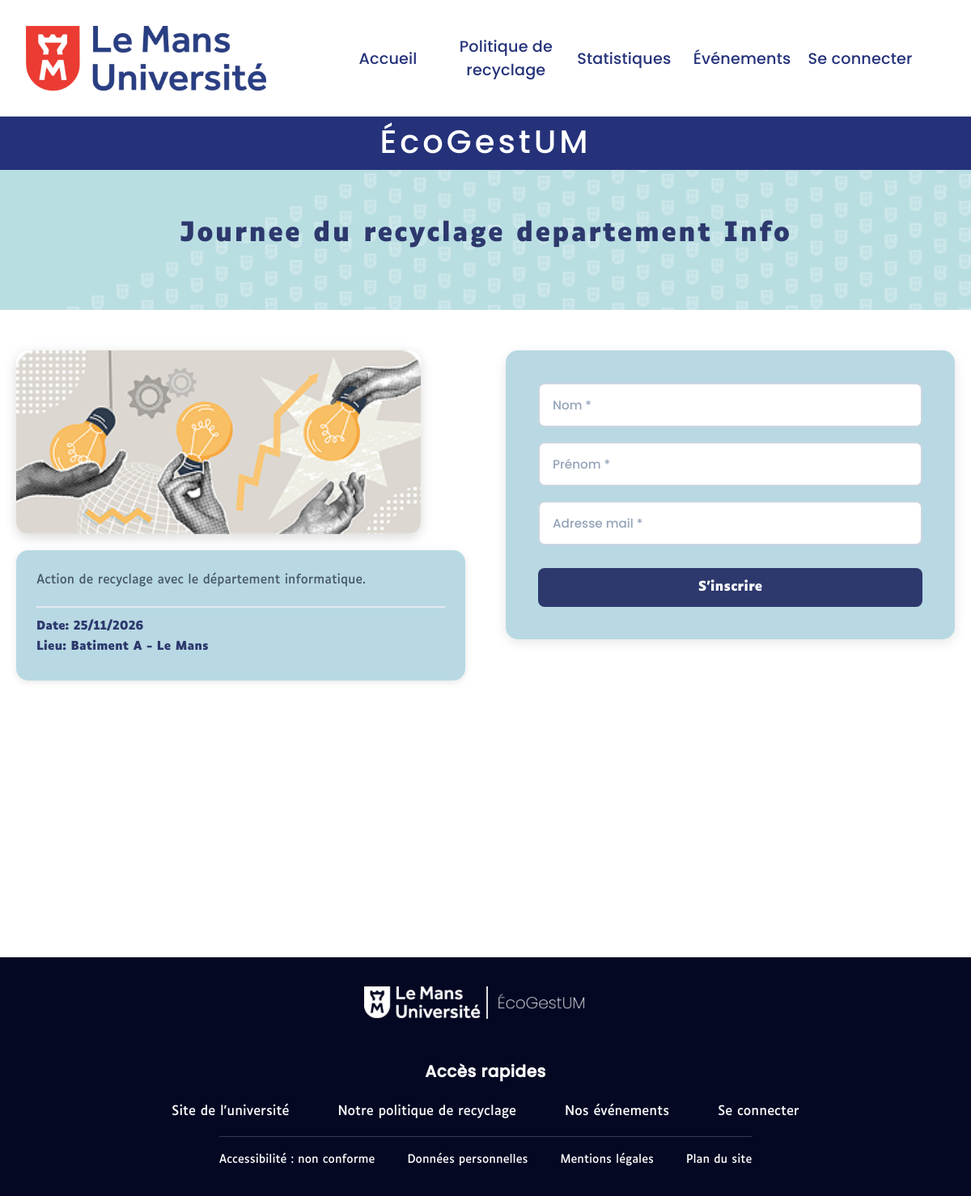
Page /index.php?action=inscription&id=4 on the committed database.
### tables this page shows
CREATE TABLE EVENEMENT (
Id_evenement INT NOT NULL AUTO_INCREMENT,
Nom_evenement VARCHAR(255) DEFAULT NULL,
Localisation_evenement VARCHAR(255) DEFAULT NULL,
Date_evenement DATE DEFAULT NULL,
Id_categorie_evenement INT NOT NULL,
Id_utilisateur INT NOT NULL,
Description VARCHAR(255) DEFAULT NULL,
PRIMARY KEY (Id_evenement),
KEY fk_evenement_categorie (Id_categorie_evenement),
KEY fk_evenement_utilisateur (Id_utilisateur),
CONSTRAINT fk_evenement_categorie FOREIGN KEY (Id_categorie_evenement) REFERENCES CATEGORIE_EVENEMENT (Id_categorie_evenement),
CONSTRAINT fk_evenement_utilisateur FOREIGN KEY (Id_utilisateur) REFERENCES UTILISATEUR (Id_utilisateur)
);

### controllers/Inscription.php (called while the page is built, shortened)
<?php
include "models/gererEvenement.php";
$evenement = getInfoEvent($conn, $_GET['id']);
include "views/header.php";
include "views/inscription.php";
include "views/footer.php";
?>

### models/gererEvenement.php (called while the page is built, shortened)
<?php
function getInfoEvent($conn, $id) {
    $stmt = $conn->prepare(
        'SELECT e.*,
                (SELECT Url_image
                 FROM IMAGE_EVENEMENT
                 WHERE Id_evenement = e.Id_evenement LIMIT 1) as Url_image
         FROM Evenement e
         WHERE e.Id_evenement = ?'
    );
    $stmt->bind_param("i", $id);
    $stmt->execute();
    $result = $stmt->get_result();
    return $result->fetch_assoc();
}
?>

### views/inscription.php (the view, shortened to what this page needs)
<link rel="stylesheet" href="assets/css/StyleInscriptionEvent.css?v=<?= time() ?>">
<div class="inscription-banner">
    <h1><?= htmlspecialchars($evenement['Nom_evenement']) ?></h1>
</div>
<div class="evenements-conteneur">
  <?php if (isset($evenement) && $evenement): ?>
    <div class="evenement-ligne">
      <div class="evenement-gauche">
        <?php if (!empty($evenement['Url_image'])): ?>
          <img src="<?= htmlspecialchars($evenement['Url_image']) ?>"
               alt="<?= htmlspecialchars($evenement['Nom_evenement']) ?> illustration">
        <?php else: ?>
          <div class="image-placeholder">📅</div>
        <?php endif; ?>
        <div class="event-info-box">
          <p><?= htmlspecialchars($evenement['Description']) ?></p>
          <div class="event-info">
            <div class="event-date">
              <strong>Date:</strong> <?= date('d/m/Y', strtotime($evenement['Date_evenement'])) ?>
            </div>
            <div class="event-location">
              <strong>Lieu:</strong> <?= htmlspecialchars($evenement['Localisation_evenement']) ?>
            </div>
          </div>
        </div>
      </div>
      <div class="evenement-details">
        <form class="formulaire-inscription" method="post" action="?action=inscription&id=<?= $evenement['Id_evenement'] ?>" id="formInscription">
          <input type="text" name="nom" placeholder="Nom *" required>
          <input type="text" name="prenom" placeholder="Prénom *" required>
          <input type="email" name="email" placeholder="Adresse mail *" required>
          <button type="submit">S'inscrire</button>
        </form>
      </div>
    </div>
  <?php endif; ?>
</div>

### assets/css/style.css (style rules this page uses)
* { margin: 0; font-family: 'Luciole','Montserrat', 'Arial'; }

### assets/css/StyleInscriptionEvent.css (style rules this page uses)
* { margin: 0; padding: 0; box-sizing: border-box; }
.inscription-banner { background: url('../backgroundlight.png') center/cover; padding: 60px 20px; text-align: center; position: relative; isolation: isolate; }
.inscription-banner::before { content: ''; position: absolute; inset: 0; background: url('bacjkgroundlight.png') center/cover; z-index: 0; }
.inscription-banner h1, .inscription-banner h2 { position: relative; z-index: 1; color: #2d386d; }
.inscription-banner h1 { font-size: 2rem; font-weight: 700; letter-spacing: 2px; margin-bottom: 15px; }
.evenements-conteneur { min-height: 100vh; background: white; padding: 50px 20px; }
.evenement-ligne { max-width: 1200px; margin: 0 auto; display: flex; gap: 50px; align-items: flex-start; }
.evenement-gauche { flex: 1; display: flex; flex-direction: column; gap: 20px; }
.evenement-gauche img { width: 100%; max-width: 500px; height: auto; border-radius: 15px; box-shadow: 0 4px 15px rgba(0, 0, 0, 0.15); }
.event-info-box { background: #B8D9E3; padding: 25px; border-radius: 15px; box-shadow: 0 2px 10px rgba(0, 0, 0, 0.1); }
.event-info-box p { font-size: 0.95rem; color: #475569; line-height: 1.6; margin-bottom: 20px; }
.event-info { padding-top: 15px; border-top: 2px solid #e2e8f0; }
.event-date, .event-location { font-size: 0.9rem; color: #2d386d; font-weight: 600; margin-bottom: 8px; }
.event-date strong, .event-location strong { font-weight: 700; }
.evenement-details { flex: 1; }
.formulaire-inscription { background: #B8D9E3; padding: 40px; border-radius: 15px; box-shadow: 0 4px 15px rgba(0, 0, 0, 0.1); display: flex; flex-direction: column; gap: 18px; }
.formulaire-inscription input { padding: 14px 16px; border: 2px solid #cbd5e1; border-radius: 8px; font-size: 0.95rem; font-family: 'Poppins', sans-serif; outline: none; transition: border-color 0.3s; }
.formulaire-inscription input::placeholder { color: #94a3b8; }
.formulaire-inscription button { background: #2d386d; color: white; font-weight: 700; font-size: 1rem; padding: 14px; border: none; border-radius: 8px; cursor: pointer; margin-top: 10px; transition: background 0.3s; }

### rows in the picture
evenement: Nom_evenement "Journee du recyclage departement Info", Description "Action de recyclage avec le département informatique.", Date_evenement "25/11/2026", Localisation_evenement "Batiment A - Le Mans"
